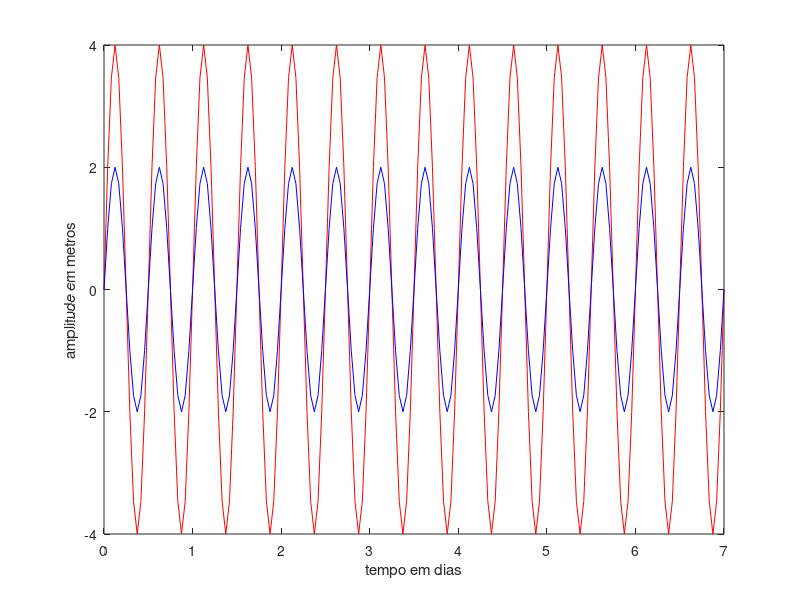

Reproduce this figure in MATLAB. (Note: this script raises an error after producing the figure.)
close all;clear all

%***************************************************************
% cria série sintética de onda horária com periódo de 12 horas
% série espressa em dias
%**************************************************************

t=0:1/24:7; t=t';

onda1= 4*sin(2*pi/.5*t);

onda2= 2*sin(2*pi/.5*t);

figure

plot(t,onda1,'r',t,onda2,'b')
     xlabel('tempo em dias')
     ylabel('amplitude em metros')

%*********************************************
% interpretando figuras de mérito estatísticas
%*********************************************

% calcula coeficiente de correlação

[r,p,rlo,rup]=corrcoef(onda1, onda2);

corr=r(1,2);
prob=p(1,2);

% calcula rms (ou remq)

rms= sqrt(sum( (onda1-onda2).^2)./sum(onda2.^2))

%******************************************
% fazendo ajustes por mínimos quadrados...
%******************************************
stop
% caso 1 -só onda

arg=sin(2*pi/.5*t);

amp=arg\onda2

% caso2 - onda+bias

onda3=1+onda2;

arg=[ ones(size(t)) sin(2*pi/.5*t)];

amp2=arg\onda3

% caso 3 - onda+bias+tendência linear

onda4=1+.5*t+onda2;

arg=[ ones(size(t)) t sin(2*pi/.5*t)];

amp3=arg\onda4

%**********************************************
% usem a rotina sinfitc para fazer estes ajustes
% escolhendo um período e divirtam-se...
%**********************************************

%**********************************************
% em termos de análise harmônica, que tal brincar
% com a sinfitc antes de rodar o t_tide?
%***********************************************

% para as componentes M2, S2, K2, N2, K1, O1

%    ampM2=sqrt((coef(2).^2)+(coef(3).^2));  % M2
%    phaseM2=atan2(coef(3),coef(2));
%    uM2=ampM2*sin((2*pi/12.421*t + phaseM2));

%    ampS2=sqrt((coef(6).^2)+(coef(7).^2));  % S2
%    phaseS2=atan2(coef(7),coef(6));
%    uS2=ampS2*sin((2*pi/12*t + phaseS2));

%    ampN2=sqrt((coef(10).^2)+(coef(11).^2));  % N2
%    phaseN2=atan2(coef(11),coef(10));
%    uN2=ampN2*sin((2*pi/12.658*t + phaseN2));

%    ampK1=sqrt((coef(4).^2)+(coef(5).^2));  % K1
%    phaseK1=atan2(coef(5),coef(4));
%    uK1=ampK1*sin((2*pi/23.395*t + phaseK1));

%    ampO1=sqrt((coef(8).^2)+(coef(9).^2));  % O1
%    phaseO1=atan2(coef(9),coef(8));
%    uO1=ampO1*sin((2*pi/25.819*t + phaseO1));